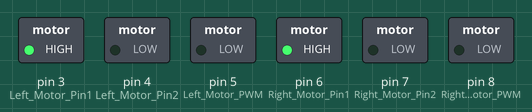
Simulated run of this sketch. Board: Arduino Mega 2560, built with avr-gcc and run on an emulated ATmega2560. Parts: switched loads named in the sketch (green lamp = pin HIGH). Pins used as bus, display or sensor lines are not drawn.

Above: at 0.1 s.
At 20.1 s:
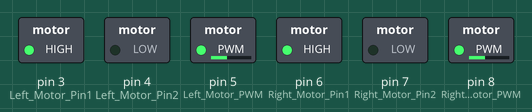
Timing chart, 0 to 21.6 s (numbered marks = the images above):
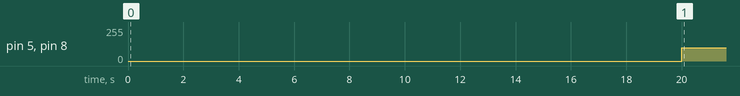

The sketch:

AutonomousRobot_v2.ino
```cpp
// Motor Relevant Variables
const int Right_Motor_Pin1 = 6;
const int Right_Motor_Pin2 = 7;
const int Left_Motor_Pin1 = 3;
const int Left_Motor_Pin2 = 4;
const int Right_Motor_PWM = 8;
const int Left_Motor_PWM = 5;

// Ultrasonic Relevant Variables
const int Left_Trig_Pin = 53;
const int Left_Echo_Pin = 52;
const int Front_Trig_Pin = 51;
const int Front_Echo_Pin = 50;
const int Right_Trig_Pin = 49;
const int Right_Echo_Pin = 48;

long duration, inches;
bool test = false;

// This doesn't seem to do anything
int power = 12;

void setup() {
  // put your setup code here, to run once:

  //Initialize USB for testing
  Serial.begin(9600);

  //Right Motor Pins Initialized as OUTPUT
  pinMode(Right_Motor_Pin1, OUTPUT);
  pinMode(Right_Motor_Pin2, OUTPUT);
  //Left Motor Pins Initialized as OUTPUT
  pinMode(Left_Motor_Pin1, OUTPUT);
  pinMode(Left_Motor_Pin2, OUTPUT);
  //ENABLE PWM
  pinMode(Right_Motor_PWM, OUTPUT);
  pinMode(Left_Motor_PWM, OUTPUT);

  // Ultrasonic Sensor Setup
  pinMode(Left_Trig_Pin,OUTPUT);
  pinMode(Left_Echo_Pin,INPUT);
  pinMode(Front_Trig_Pin,OUTPUT);
  pinMode(Front_Echo_Pin,INPUT);
  pinMode(Right_Trig_Pin,OUTPUT);
  pinMode(Right_Echo_Pin,INPUT);

  //POWER
  pinMode(power, OUTPUT);
  digitalWrite(power, HIGH);

  //Set Initial Direction
  digitalWrite(Right_Motor_Pin1, HIGH);
  digitalWrite(Right_Motor_Pin2, LOW);
  digitalWrite(Left_Motor_Pin1, HIGH);
  digitalWrite(Left_Motor_Pin2, LOW);
}

// MOTOR FUNCTIONS

void forward(int pwm = 200) {
  digitalWrite(Right_Motor_Pin1, HIGH);
  digitalWrite(Right_Motor_Pin2, LOW);
  digitalWrite(Left_Motor_Pin1, HIGH);
  digitalWrite(Left_Motor_Pin2, LOW);
  analogWrite(Right_Motor_PWM, pwm);
  analogWrite(Left_Motor_PWM, pwm);
}

void reverse(int pwm = 200) {
  digitalWrite(Right_Motor_Pin1, LOW);
  digitalWrite(Right_Motor_Pin2, HIGH);
  digitalWrite(Left_Motor_Pin1, LOW);
  digitalWrite(Left_Motor_Pin2, HIGH);
  analogWrite(Right_Motor_PWM, pwm);
  analogWrite(Left_Motor_PWM, pwm);
}

void rightTurn(int pwm = 80, bool quick = false) {
  // Drive forward left motor
  analogWrite(Left_Motor_PWM, pwm);
  analogWrite(Right_Motor_PWM, 0);
  // If quick turn
  if (quick) {
    // Reverse Right Motor Polarity
    digitalWrite(Right_Motor_Pin1, LOW);
    digitalWrite(Right_Motor_Pin2, HIGH);
    analogWrite(Right_Motor_PWM, pwm);
  }
}

void leftTurn(int pwm = 80, bool quick = false) {
  // Drive forward right motor
  analogWrite(Right_Motor_PWM, pwm);
  analogWrite(Left_Motor_PWM, 0);
  // If quick turn
  if (quick) {
    digitalWrite(Left_Motor_Pin1, LOW);
    digitalWrite(Left_Motor_Pin2, HIGH);
    analogWrite(Left_Motor_PWM, pwm);
  }
}

// ULTRASONIC SENSOR FUNCTIONS

int nextObjectFront() {
  // Send Signal
  digitalWrite(Front_Trig_Pin, LOW);
  delayMicroseconds(1000);
  digitalWrite(Front_Trig_Pin, HIGH);
  delayMicroseconds(1000);
  digitalWrite(Front_Trig_Pin, LOW);

  // Read Signal
  duration = pulseIn(Front_Echo_Pin, HIGH);
  // Return value
  Serial.println("Front: " +  String((duration / 2) / 74));
  return ((duration / 2) / 74);
}

void nextObjectRight() {
  // Send Signal
  digitalWrite(Right_Trig_Pin, LOW);
  delayMicroseconds(1000);
  digitalWrite(Right_Trig_Pin, HIGH);
  delayMicroseconds(1000);
  digitalWrite(Right_Trig_Pin, LOW);

  // Read Signal
  duration = pulseIn(Right_Echo_Pin, HIGH);
  // Return value
  Serial.println("Right: " +  String((duration / 2) / 74));
  return ((duration / 2) / 74);
}

void nextObjectLeft() {
  // Send Signal
  digitalWrite(Left_Trig_Pin, LOW);
  delayMicroseconds(1000);
  digitalWrite(Left_Trig_Pin, HIGH);
  delayMicroseconds(1000);
  digitalWrite(Left_Trig_Pin, LOW);

  // Read Signal
  duration = pulseIn(Left_Echo_Pin, HIGH);
  // Return value
  Serial.println("Left: " +  String((duration / 2) / 74));
  return ((duration / 2) / 74);
}

void loop() {
//  forward(255);
//  delay(2000);
//  reverse();
//  delay(2000);
//  rightTurn();4
//  leftTurn();
//  nextObjectFront();
//  nextObjectLeft();
//  nextObjectRight();
//  if (nextObjectFront() < 10) {
//    reverse();
//  }
  delay(20000);
  if ( test != true) {
    for(int i = 0; i < 3; i ++) {
      forward(100);
    }
  }
  test = true;
}
```

Measured:
- by itself, pin 5 (Left_Motor_PWM), pin 8 (Right_Motor_PWM): 0/255 → 100/255 at 20.0 s
